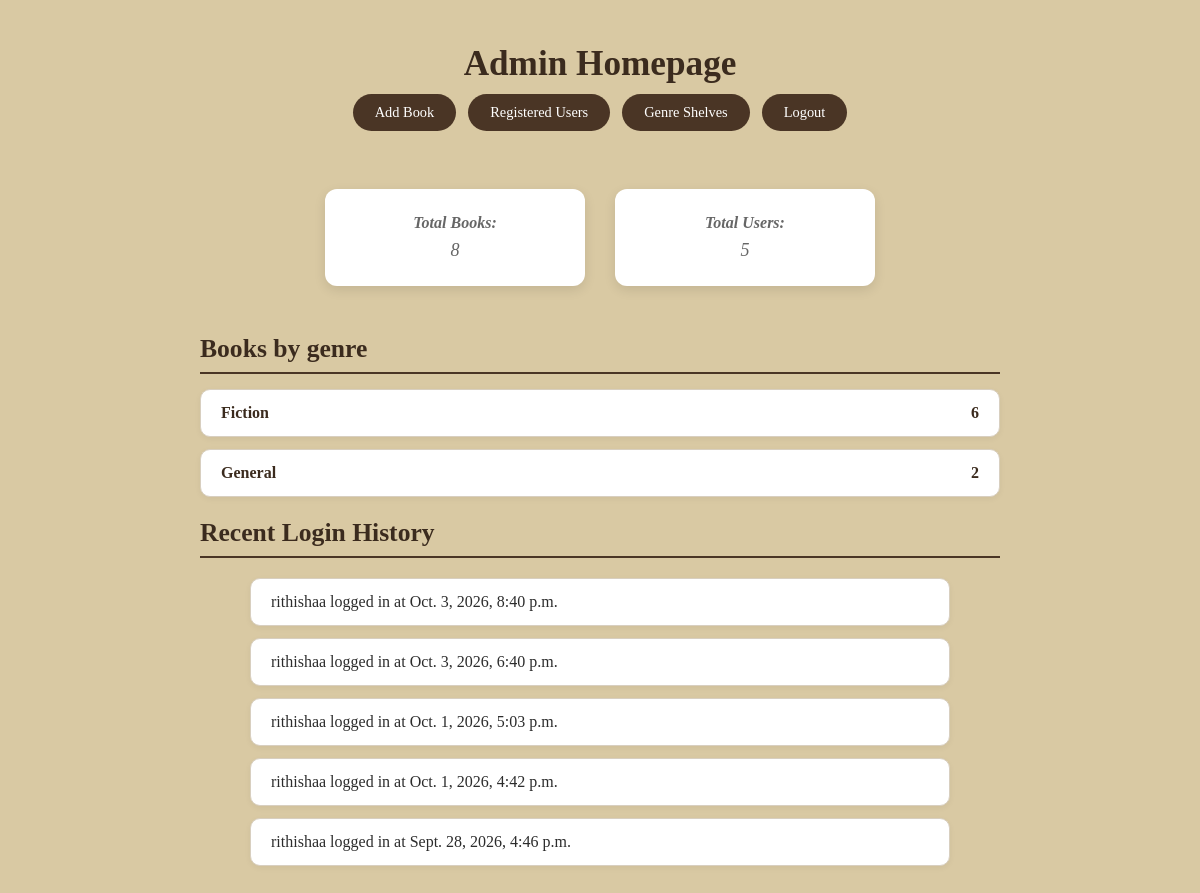
/home/ (signed in), run on an earlier commit of the app's database.
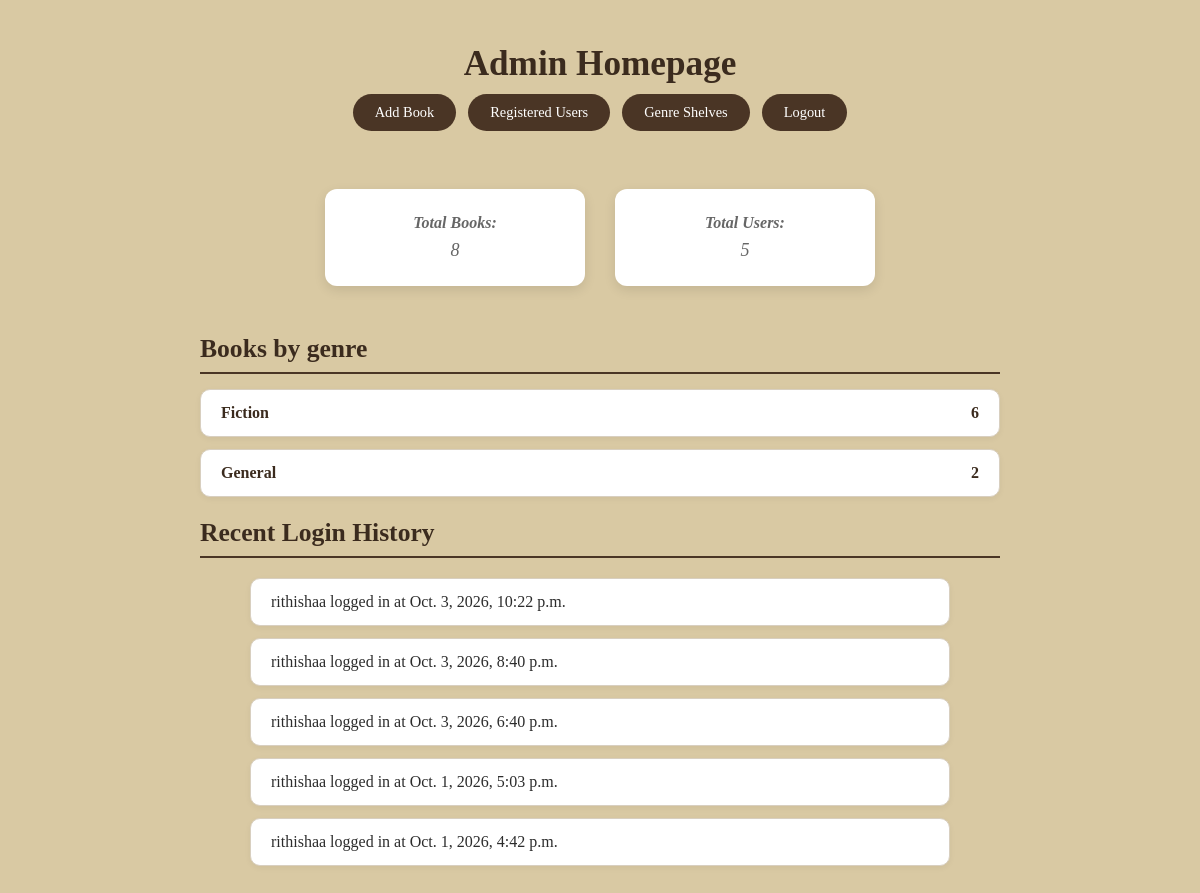
And on a later commit of the database.
### catalog/models.py (models this page shows, shortened)
class UserLoginLog(models.Model):
    user = models.ForeignKey(User, on_delete=models.CASCADE, null=True, blank=True)
    login_time = models.DateTimeField(auto_now_add=True)

### catalog/views.py (the view)
# urls.py: path('home/', views.admin_home, name='admin_home'),
def admin_home(request):
    if not request.user.is_authenticated or not request.user.is_staff:
        messages.error(request, "Unauthorized access.")
        return redirect('admin_login')
    total_books = Book.objects.count()
    total_users = User.objects.filter(is_staff=False).count()
    genre_counts = (Book.objects.exclude(genre__isnull=True).exclude(genre__exact='').values('genre').annotate(total=Count('book_id')).order_by('genre'))
    admin_login_logs = UserLoginLog.objects.filter(user__is_staff=True).order_by('-login_time')[:5] #fetching logs
    print(f"DEBUG COUNTS -> Books: {total_books}, Users: {total_users}")
    context = {
        'total_books': total_books,
        'total_users': total_users,
        'genre_counts': genre_counts,
        'login_logs': admin_login_logs,
    }
    return render(request, 'catalog/admin_home.html', context)

### catalog/templates/catalog/admin_home.html (shortened to what this page needs)
<!DOCTYPE html>
<html lang="en">
<head>
    {% load static %}
    <link rel="stylesheet" href="{% static 'catalog/style.css' %}">
</head>
<body class="book-background-plain">
    <div class="admin-container">
    <h1>Admin Homepage</h1>
    <nav>
        <a href="{% url 'search_google_books' %}">Add Book</a>
        <a href="{% url 'admin_registered_users' %}">Registered Users</a>
        <a href="{% url 'admin_genre_shelves' %}">Genre Shelves</a>
        <a href="{% url 'logout' %}">Logout</a>
    </nav>
    <div class="stats-container">
        <p><strong>Total Books:</strong> {{ total_books }}</p>
        <p><strong>Total Users:</strong> {{ total_users }}</p>
    </div>
    <div class="genre-container">
        <h2>Books by genre</h2>
        <div class="genre-list">
          {% for genre in genre_counts %}
            <div class="genre-card">
                <h3>{{ genre.genre }}</h3>
                <p>{{ genre.total }}</p>
            </div>
          {% empty %}
            <p>No genres available.</p>
          {% endfor %}
        </div>
    </div>
    <h2>Recent Login History</h2>
    <ul>
        {% for log in login_logs %}
            <li>{{ log.user.username }} logged in at {{ log.login_time }}</li>
        {% empty %}
            <li>No login history found.</li>
        {% endfor %}
    </ul>
    </div>
</body>
</html>

### catalog/static/catalog/style.css (style rules this page uses)
body.book-background-plain { margin: 0; min-height: 100vh; height:auto; width: 100vw; display: flex; justify-content: center; align-items: center; font-family: 'Georgia', serif; color: #2c2c2c; background-color: #d9c9a3; }
h1 { font-size: 2.2rem; color: #3b2b1e; margin-bottom: 10px; text-align: center; }
nav { display: flex; justify-content: center; gap: 12px; margin-bottom: 40px; }
nav a { display: inline-block; padding: 10px 22px; background-color: #4a3525; color: white; text-decoration: none; border-radius: 20px; font-size: 0.9rem; transition: background-color 0.2s ease; }
h2 { font-size: 1.6rem; color: #3b2b1e; border-bottom: 2px solid #4a3525; padding-bottom: 8px; margin-bottom: 20px; }
.admin-container { width: 100%; max-width: 800px; margin: 0 auto; align-self: flex-start; padding: 20px; }
.admin-container ul { list-style: none; padding: 0; max-width: 700px; margin: 0 auto; }
.admin-container ul li { display: flex; align-items: center; gap: 16px; background: white; border: 1px solid #d8cfc0; border-radius: 10px; padding: 14px 20px; margin-bottom: 12px; box-shadow: 0 2px 6px rgba(0,0,0,0.05); font-variant-numeric: lining-nums; }
body p { text-align: center; color: #666; font-style: italic; }
.stats-container { display: flex; justify-content: center; gap: 30px; margin: 30px auto; max-width:700px; }
.stats-container p { background: white; padding: 25px 40px; border-radius: 12px; box-shadow: 0 4px 12px rgba(0, 0, 0, 0.1); font-size: 18px; min-width: 180px; text-align: center; }
.stats-container strong { display: block; margin-bottom: 8px; font-size: 16px; }
.genre-container { width: 100%; margin-top: 30px; }
.genre-container h2 { margin-bottom: 15px; }
.genre-list { width: 100%; display: flex; flex-direction: column; gap: 12px; }
.genre-card { width: 100%; box-sizing: border-box; background-color: white; border: 1px solid #d8cfc0; border-radius: 10px; padding: 14px 20px; display: flex; justify-content: space-between; align-items: center; box-shadow: 0 2px 6px rgba(0,0,0,0.05); }
.genre-card h3 { margin: 0; color: #3b2b1e; font-size: 1rem; }
.genre-card p { margin: 0; color: #3b2b1e; font-style: normal; text-align: right; font-weight: bold; }

What changed in the data, as far as the page shows it:
no longer on this page (row unchanged): UserLoginLog: user.username "rithishaa", login_time "Sept. 28, 2026, 4:46 p.m."
added UserLoginLog: user.username "rithishaa", login_time "Oct. 3, 2026, 10:22 p.m."
